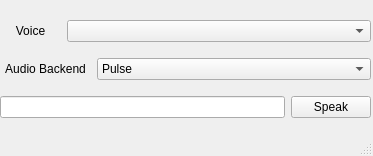
<?xml version="1.0" encoding="UTF-8"?>
<ui version="4.0">
 <class>MainWindow</class>
 <widget class="QMainWindow" name="MainWindow">
  <property name="geometry">
   <rect>
    <x>0</x>
    <y>0</y>
    <width>373</width>
    <height>156</height>
   </rect>
  </property>
  <property name="windowTitle">
   <string>MainWindow</string>
  </property>
  <widget class="QWidget" name="centralwidget">
   <widget class="QWidget" name="verticalLayoutWidget">
    <property name="geometry">
     <rect>
      <x>0</x>
      <y>10</y>
      <width>371</width>
      <height>121</height>
     </rect>
    </property>
    <layout class="QVBoxLayout" name="verticalLayout" stretch="3,0,3">
     <item>
      <layout class="QHBoxLayout" name="voiceRow" stretch="1,5">
       <item>
        <widget class="QLabel" name="voiceLabel">
         <property name="text">
          <string>&lt;html&gt;&lt;head/&gt;&lt;body&gt;&lt;p align=&quot;center&quot;&gt;Voice&lt;/p&gt;&lt;/body&gt;&lt;/html&gt;</string>
         </property>
        </widget>
       </item>
       <item>
        <widget class="QComboBox" name="voiceSelect"/>
       </item>
      </layout>
     </item>
     <item>
      <layout class="QHBoxLayout" name="backendRow" stretch="1,3">
       <item>
        <widget class="QLabel" name="backendLabel">
         <property name="text">
          <string>&lt;html&gt;&lt;head/&gt;&lt;body&gt;&lt;p align=&quot;center&quot;&gt;Audio Backend&lt;/p&gt;&lt;/body&gt;&lt;/html&gt;</string>
         </property>
        </widget>
       </item>
       <item>
        <widget class="QComboBox" name="backendSelect">
         <item>
          <property name="text">
           <string>Pulse</string>
          </property>
         </item>
        </widget>
       </item>
      </layout>
     </item>
     <item>
      <layout class="QHBoxLayout" name="speakRow">
       <item>
        <widget class="QLineEdit" name="toSpeak"/>
       </item>
       <item>
        <widget class="QPushButton" name="speak">
         <property name="text">
          <string>Speak</string>
         </property>
        </widget>
       </item>
      </layout>
     </item>
    </layout>
   </widget>
  </widget>
  <widget class="QStatusBar" name="statusbar"/>
 </widget>
 <resources/>
 <connections/>
</ui>
